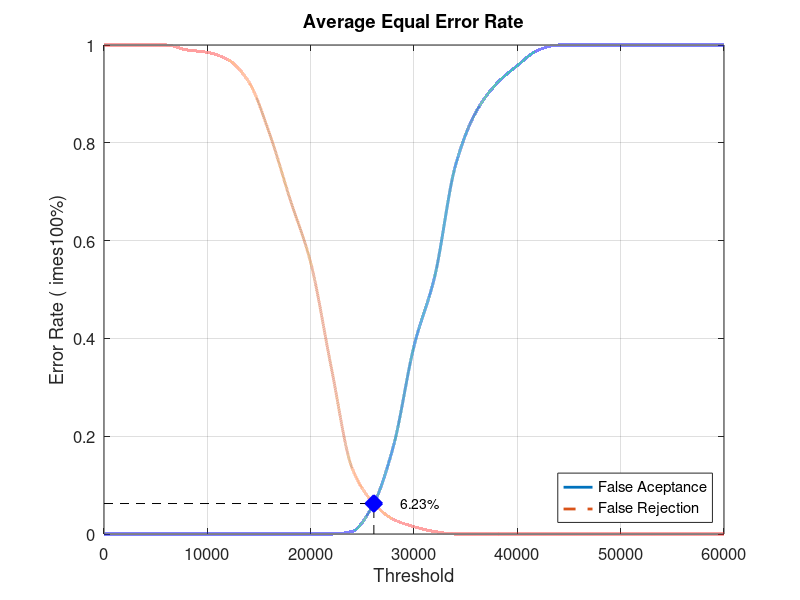
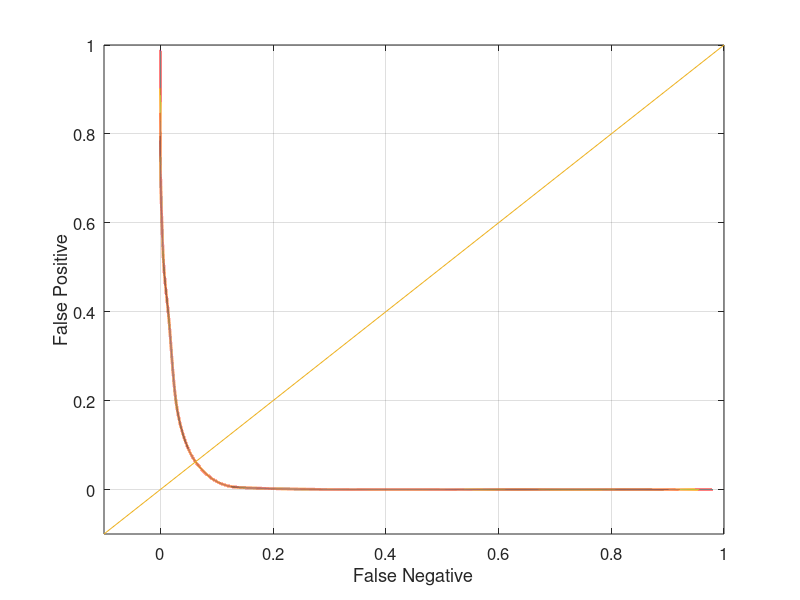

These figures' MATLAB source, in order:
close all;
clear;
clc;
x = 0:2000:60000;
xq = 0:0.5:60000;

y0 = [0 0 0 0 0 0 0 0 0 0 0 0 0.00526316 0.0578947 0.178947 0.384211 0.526316 0.752632 0.863158 0.921053 0.957895 0.989474 1 1 1 1 1 1 1 1 1]
yy0 = interp1(x, y0, xq, 'pchip');
y1 = [1 1 1 1 0.99 0.985 0.97 0.925 0.82 0.685 0.555 0.34 0.135 0.065 0.03 0.015 0.005 0 0 0 0 0 0 0 0 0 0 0 0 0 0]
yy1 = interp1(x, y1, xq, 'pchip');

% Calculating EER: 
y2 = abs(y0 - y1);
find(y2 == min(y2))
yy2 = abs(yy0 - yy1);
xEER = find(yy2 == min(yy2));
xEERIndex = xq(xEER) % X-axis EER
yEER = yy0(xEER) % Y-axis EER

main = figure
plot(xq, yy0,'-','LineWidth', 2);	hold on
plot(xq, yy1,'--','LineWidth', 2);	hold on
plot([xEERIndex xEERIndex], [0 yEER], 'k--');	hold on
plot([0 xEERIndex], [yEER yEER], 'k--');	hold on
plot(xEERIndex, yEER, 'bx', 'LineWidth', 10);	hold on
text(xEERIndex + 10 * xEERIndex / 100, yEER, [num2str(round((10000 * yEER)) / 100) '%'])
legend('False Aceptance', 'False Rejection', 'Location', 'SouthEast')
xlabel('Threshold')
ylabel('Error Rate (	imes100%)')
title('Average Equal Error Rate')
set(gca, 'FontSize', 12)
axis([0 60000 0 1])
grid on

print(main, 'Database1_2Main', '-dpng');
FNRxFPR = figure('Color', [1 1 1]);
plot(yy1, yy0, '-', yy1, yy0, 'LineWidth', 2);
hold on
y = -0.1:0.1:1
plot(y, y); 
set(gca, 'FontSize', 12)
xlabel('False Negative')
ylabel('False Positive')
axis([-0.1 1 -0.1 1])
set(gca, 'FontSize', 12)
grid on

print(FNRxFPR, 'Database1_2FNRxFPR','-dpng');
